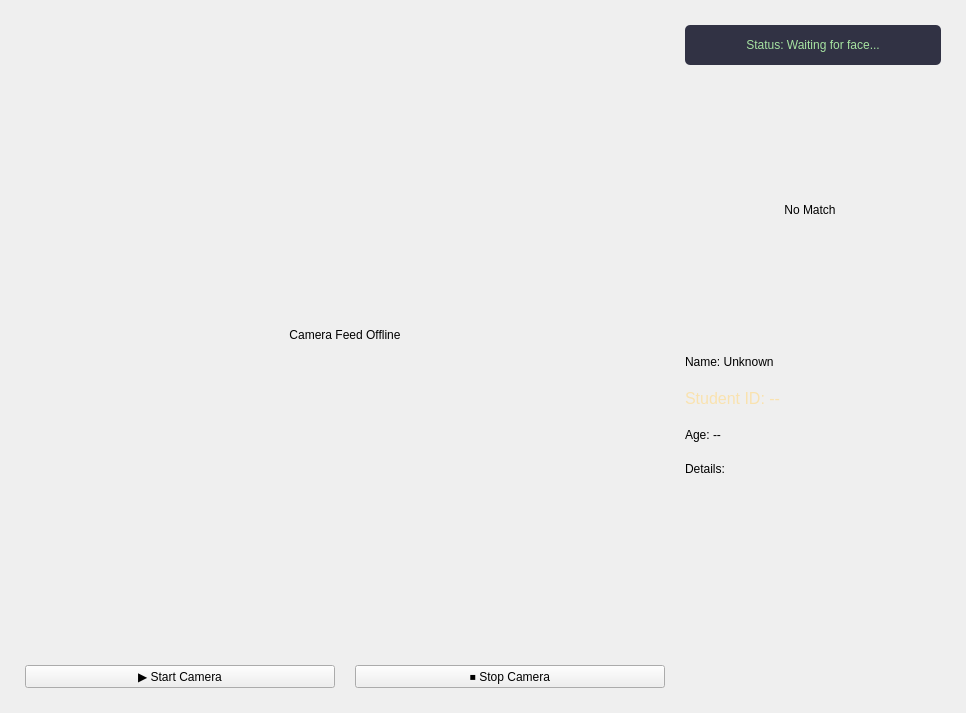
      <widget class="QWidget" name="page_scan">
       <layout class="QHBoxLayout" name="horizontalLayout">
        <property name="spacing"><number>20</number></property>
        <property name="leftMargin"><number>25</number></property>
        <property name="topMargin"><number>25</number></property>
        <property name="rightMargin"><number>25</number></property>
        <property name="bottomMargin"><number>25</number></property>
        <item>
         <layout class="QVBoxLayout" name="verticalLayout_4">
          <item><widget class="QLabel" name="lbl_live_camera"><property name="minimumSize"><size><width>640</width><height>480</height></size></property><property name="text"><string>Camera Feed Offline</string></property><property name="alignment"><set>Qt::AlignmentFlag::AlignCenter</set></property></widget></item>
          <item>
           <layout class="QHBoxLayout" name="horizontalLayout_4">
            <item><widget class="QPushButton" name="btn_scan_start"><property name="text"><string>▶️ Start Camera</string></property></widget></item>
            <item><widget class="QPushButton" name="btn_scan_stop"><property name="text"><string>⏹️ Stop Camera</string></property></widget></item>
           </layout>
          </item>
         </layout>
        </item>
        <item>
         <layout class="QVBoxLayout" name="verticalLayout_5">
          <item><widget class="QLabel" name="lbl_status"><property name="minimumSize"><size><width>0</width><height>40</height></size></property><property name="styleSheet"><string>background-color: #313244; border-radius: 5px; padding: 5px; color: #a6e3a1;</string></property><property name="text"><string>Status: Waiting for face...</string></property><property name="alignment"><set>Qt::AlignmentFlag::AlignCenter</set></property></widget></item>
          <item><widget class="QLabel" name="lbl_res_image"><property name="minimumSize"><size><width>250</width><height>250</height></size></property><property name="maximumSize"><size><width>250</width><height>250</height></size></property><property name="text"><string>No Match</string></property><property name="alignment"><set>Qt::AlignmentFlag::AlignCenter</set></property></widget></item>
          <item><widget class="QLabel" name="lbl_res_name"><property name="text"><string>Name: Unknown</string></property></widget></item>
          <item><widget class="QLabel" name="lbl_res_id"><property name="styleSheet"><string>color: #f9e2af; font-size: 16px;</string></property><property name="text"><string>Student ID: --</string></property></widget></item>
          <item><widget class="QLabel" name="lbl_res_age"><property name="text"><string>Age: --</string></property></widget></item>
          <item><widget class="QLabel" name="label_7"><property name="text"><string>Details:</string></property></widget></item>
          <item><widget class="QTextEdit" name="txt_res_details"><property name="styleSheet"><string>background-color: transparent; border: none;</string></property><property name="readOnly"><bool>true</bool></property></widget></item>
         </layout>
        </item>
       </layout>
      </widget>
